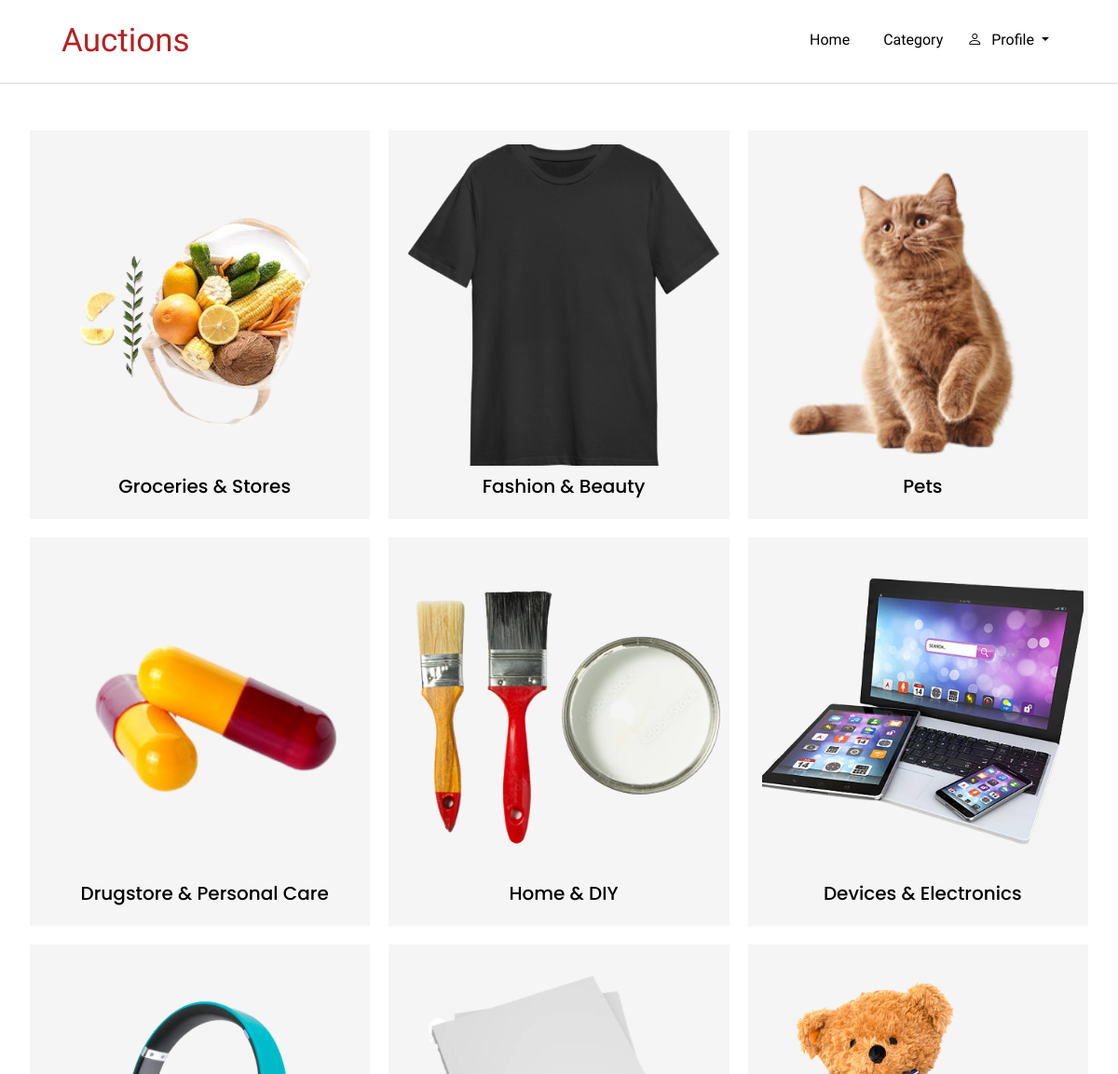
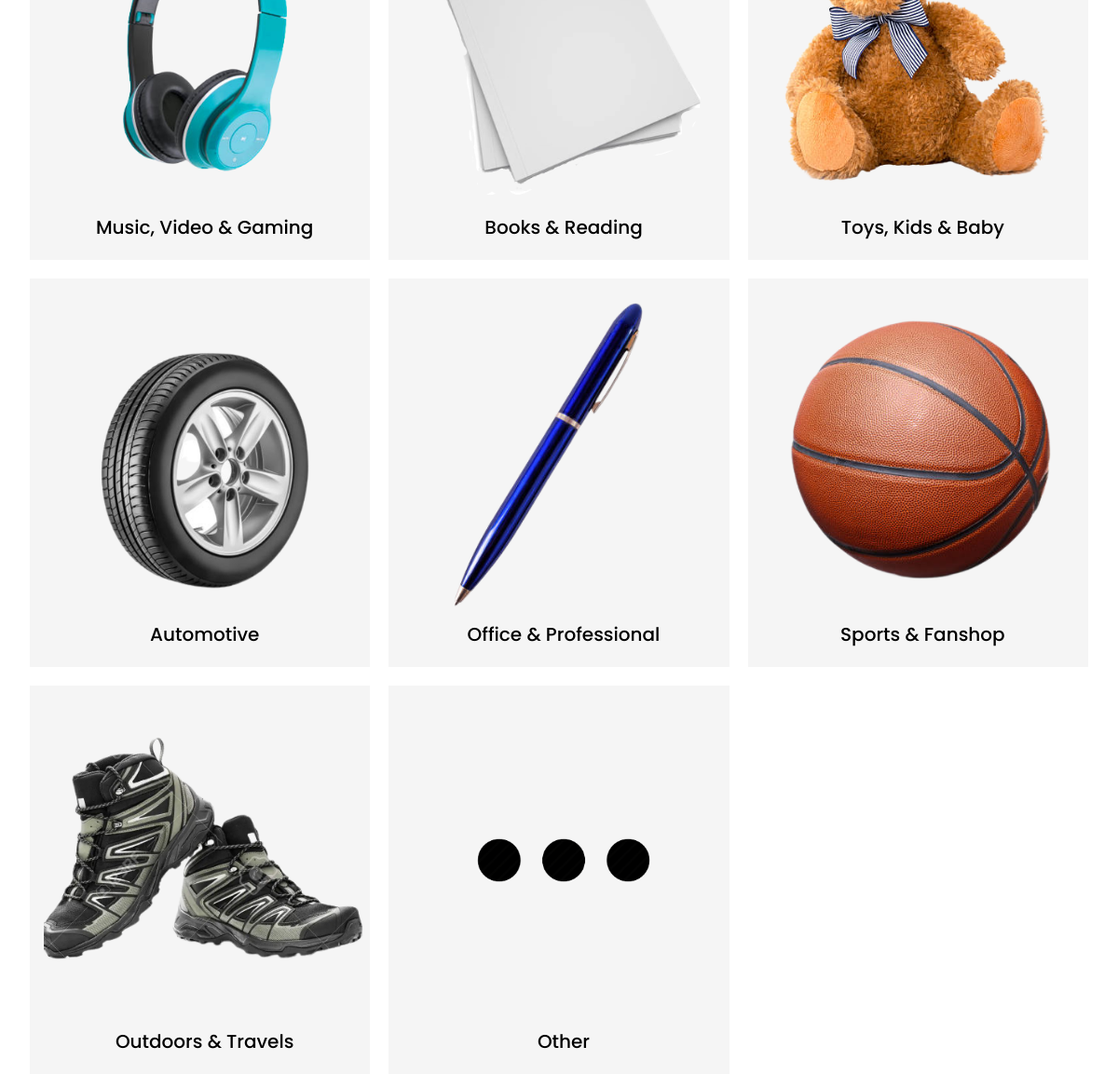
The page /category on the database its author committed (2 pictures, top to bottom).
### auctions/models.py (models this page shows)
class Category(models.Model):
    CATEGORIES = ("Groceries & Stores", "Groceries & Stores"), ("Fashion & Beauty", "Fashion & Beauty"), ("Pets", "Pets"), ("Drugstore & Personal Care", "Drugstore & Personal Care"), ("Home & DIY", "Home & DIY"), ("Devices & Electronics", "Devices & Electronics"), ("Music, Video & Gaming", "Music, Video & Gaming"), ("Books & Reading", "Books & Reading"), ("Toys, Kids & Baby", "Toys, Kids & Baby"), ("Automotive", "Automotive"), ("Office & Professional", "Office & Professional"), ("Sports & Fanshop", "Sports & Fanshop"), ("Outdoors & Travels", "Outdoors & Travels"), ("Other", "Other")
    name = models.CharField(max_length=100, choices=CATEGORIES, primary_key=True)
    category_image = models.ImageField(upload_to='category/', blank=True, null=True)
    def __str__(self):
        return f"{self.name}"

### auctions/views.py (the view)
# urls.py: path("category", views.category, name="category"),
def category(request):
    categories = Category.objects.all()
    return render(request, "auctions/category.html", {
        "category": categories
    })

### auctions/templates/auctions/category.html
{% extends "auctions/layout.html" %}
{% block body %}
    <div class="container">
        <div class="category__grid">
            {% for category in category %}
            <a href="{% url 'categories' category %}">
                <div class="category__cards" >
                    {% if category.category_image %}
                        <img class="category__image" src="{{ category.category_image.url}}" alt="{{ category.name }}" >
                    {% else %}
                        <img class="category__image" src="static/auctions/noimage.jpg" alt="{{ category.name }}">
                    {% endif %}
                    <div class="category__content">
                        <h2 class="category__title">{{ category.name }}</h2>
                    </div>
                </div>
            </a>
            {% endfor %}
        </div>
    </div>
{% endblock %}

### auctions/static/styles.css (style rules this page uses)
body { margin: 0; }
img, picture { max-width: 100%; display: block; }
.container { max-width: 100rem; margin-inline: auto; padding-inline: 2rem; }
a { text-decoration: none; }
.category__grid { display: grid; grid-template-columns: repeat(auto-fit, minmax(20rem, 1.5fr)); gap: 20px; margin: 50px 0 0 0; }
.category__cards { background: #f5f5f5; padding: 15px 5px 15px 15px; transition: 0.25s; }
.category__image { width: 100%; aspect-ratio: 1 / 1; object-fit: cover; }
.category__content { text-align: center; }
.category__title { font-family: 'Poppins', sans-serif; font-size: 20px; color: black; padding: 10px 0 0 0; }

### rows shown on the page
Category: category_image (picture), name "Groceries & Stores"
Category: category_image (picture), name "Fashion & Beauty"
Category: category_image (picture), name "Pets"
Category: category_image (picture), name "Drugstore & Personal Care"
Category: category_image (picture), name "Home & DIY"
Category: category_image (picture), name "Devices & Electronics"
Category: category_image (picture), name "Music, Video & Gaming"
Category: category_image (picture), name "Books & Reading"
Category: category_image (picture), name "Toys, Kids & Baby"
Category: category_image (picture), name "Automotive"
Category: category_image (picture), name "Office & Professional"
Category: category_image (picture), name "Sports & Fanshop"
Category: category_image (picture), name "Outdoors & Travels"
Category: category_image (picture), name "Other"
